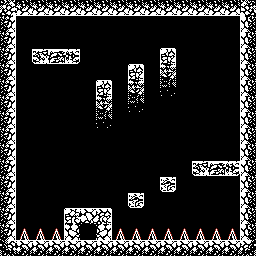

This is a level from a 2D game, rendered from its Tiled map with the project's own tilesets. A one-line summary and the complete map file follow:
An orthogonal 16x16 tile map with 16x16 px tiles, 3 tile layers (Background, Ground, Hazard).

<map version="1.10" tiledversion="1.11.2" orientation="orthogonal" renderorder="right-down" width="16" height="16" tilewidth="16" tileheight="16" infinite="0" nextlayerid="4" nextobjectid="1">
 <tileset firstgid="1" source="SpriteSheet.tsx" />
 <layer id="3" name="Background" width="16" height="16">
  <data encoding="csv">
229,229,229,229,229,229,229,229,229,229,229,229,229,229,229,229,
229,229,229,229,229,229,229,229,229,229,229,229,229,229,229,229,
229,229,229,229,229,229,229,229,229,229,229,229,229,229,229,229,
229,229,229,229,229,229,229,229,229,229,229,229,229,229,229,229,
229,229,229,229,229,229,229,229,229,229,229,229,229,229,229,229,
229,229,229,229,229,229,229,229,229,229,229,229,229,229,229,229,
229,229,229,229,229,229,229,229,229,229,229,229,229,229,229,229,
229,229,229,229,229,229,229,229,229,229,229,229,229,229,229,229,
229,229,229,229,229,229,229,229,229,229,229,229,229,229,229,229,
229,229,229,229,229,229,229,229,229,229,229,229,229,229,229,229,
229,229,229,229,229,229,229,229,229,229,229,229,229,229,229,229,
229,229,229,229,229,229,229,229,229,229,229,229,229,229,229,229,
229,229,229,229,229,229,229,229,229,229,229,229,229,229,229,229,
229,229,229,229,229,229,229,229,229,229,229,229,229,229,229,229,
229,229,229,229,229,229,229,229,229,229,229,229,229,229,229,229,
229,229,229,229,229,229,229,229,229,229,229,229,229,229,229,229
</data>
 </layer>
 <layer id="1" name="Ground" width="16" height="16">
  <data encoding="csv">
242,243,243,243,243,243,243,243,243,243,243,243,243,243,243,244,
266,0,0,0,0,0,0,0,0,0,0,0,0,0,0,268,
266,0,0,0,0,0,0,0,0,0,0,0,0,0,0,268,
266,0,98,99,100,0,0,0,0,0,177,0,0,0,0,268,
266,0,0,0,0,0,0,0,177,0,201,0,0,0,0,268,
266,0,0,0,0,0,177,0,201,0,225,0,0,0,0,268,
266,0,0,0,0,0,201,0,225,0,0,0,0,0,0,268,
266,0,0,0,0,0,225,0,0,0,0,0,0,0,0,268,
266,0,0,0,0,0,0,0,0,0,0,0,0,0,0,268,
266,0,0,0,0,0,0,0,0,0,0,0,0,0,0,268,
266,0,0,0,0,0,0,0,0,0,0,0,98,99,100,268,
266,0,0,0,0,0,0,0,0,0,127,0,0,0,0,268,
266,0,0,0,0,0,0,0,127,0,0,0,0,0,0,268,
266,0,0,0,146,147,148,0,0,0,0,0,0,0,0,268,
266,0,0,0,170,171,172,0,0,0,0,0,0,0,0,268,
290,291,291,291,291,291,291,291,291,291,291,291,291,291,291,292
</data>
 </layer>
 <layer id="2" name="Hazard" width="16" height="16">
  <data encoding="csv">
0,0,0,0,0,0,0,0,0,0,0,0,0,0,0,0,
0,0,0,0,0,0,0,0,0,0,0,0,0,0,0,0,
0,0,0,0,0,0,0,0,0,0,0,0,0,0,0,0,
0,0,0,0,0,0,0,0,0,0,0,0,0,0,0,0,
0,0,0,0,0,0,0,0,0,0,0,0,0,0,0,0,
0,0,0,0,0,0,0,0,0,0,0,0,0,0,0,0,
0,0,0,0,0,0,0,0,0,0,0,0,0,0,0,0,
0,0,0,0,0,0,0,0,0,0,0,0,0,0,0,0,
0,0,0,0,0,0,0,0,0,0,0,0,0,0,0,0,
0,0,0,0,0,0,0,0,0,0,0,0,0,0,0,0,
0,0,0,0,0,0,0,0,0,0,0,0,0,0,0,0,
0,0,0,0,0,0,0,0,0,0,0,0,0,0,0,0,
0,0,0,0,0,0,0,0,0,0,0,0,0,0,0,0,
0,0,0,0,0,0,0,0,0,0,0,0,0,0,0,0,
0,18,18,18,0,0,0,18,18,18,18,18,18,18,18,0,
0,0,0,0,0,0,0,0,0,0,0,0,0,0,0,0
</data>
 </layer>
</map>
